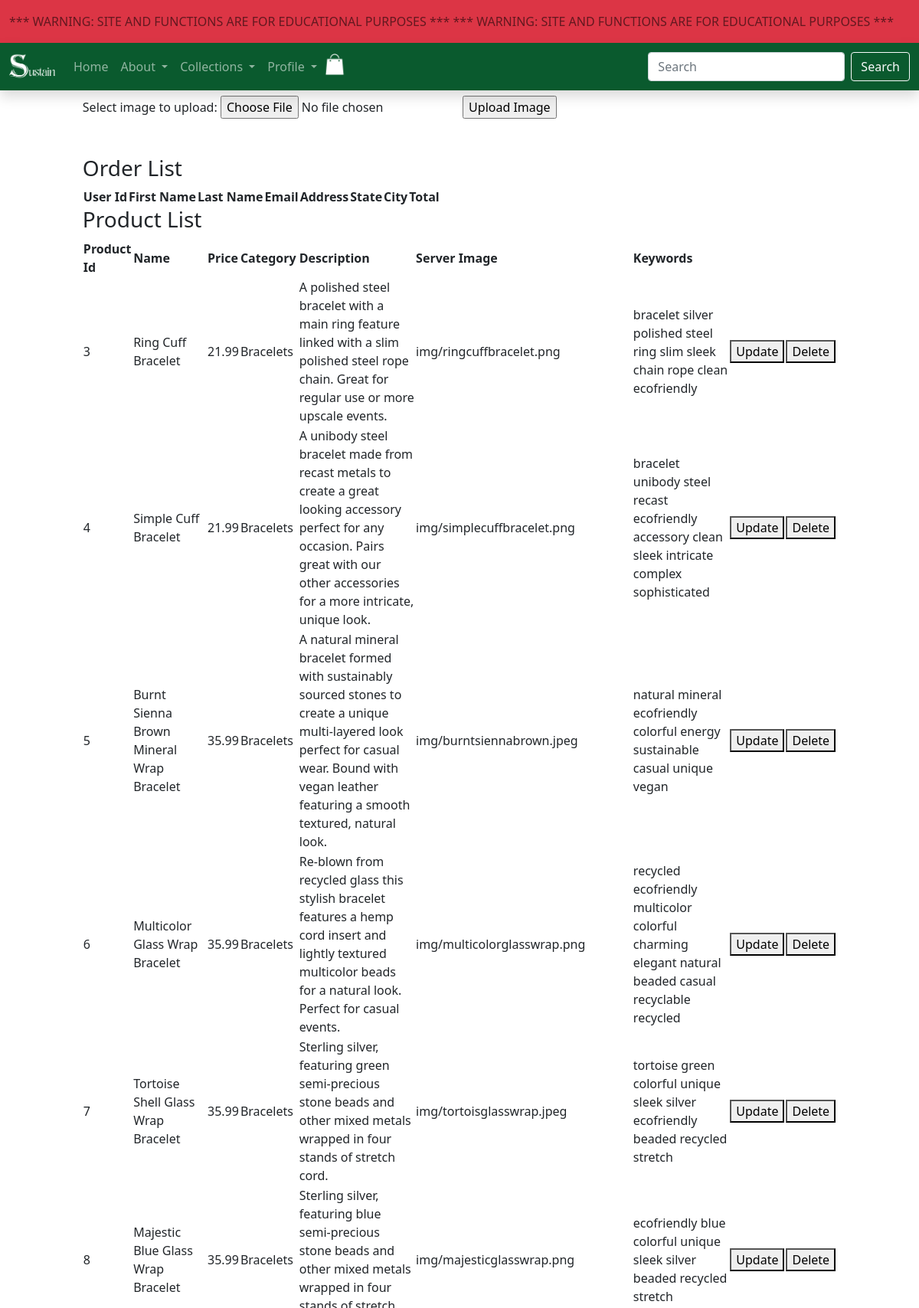
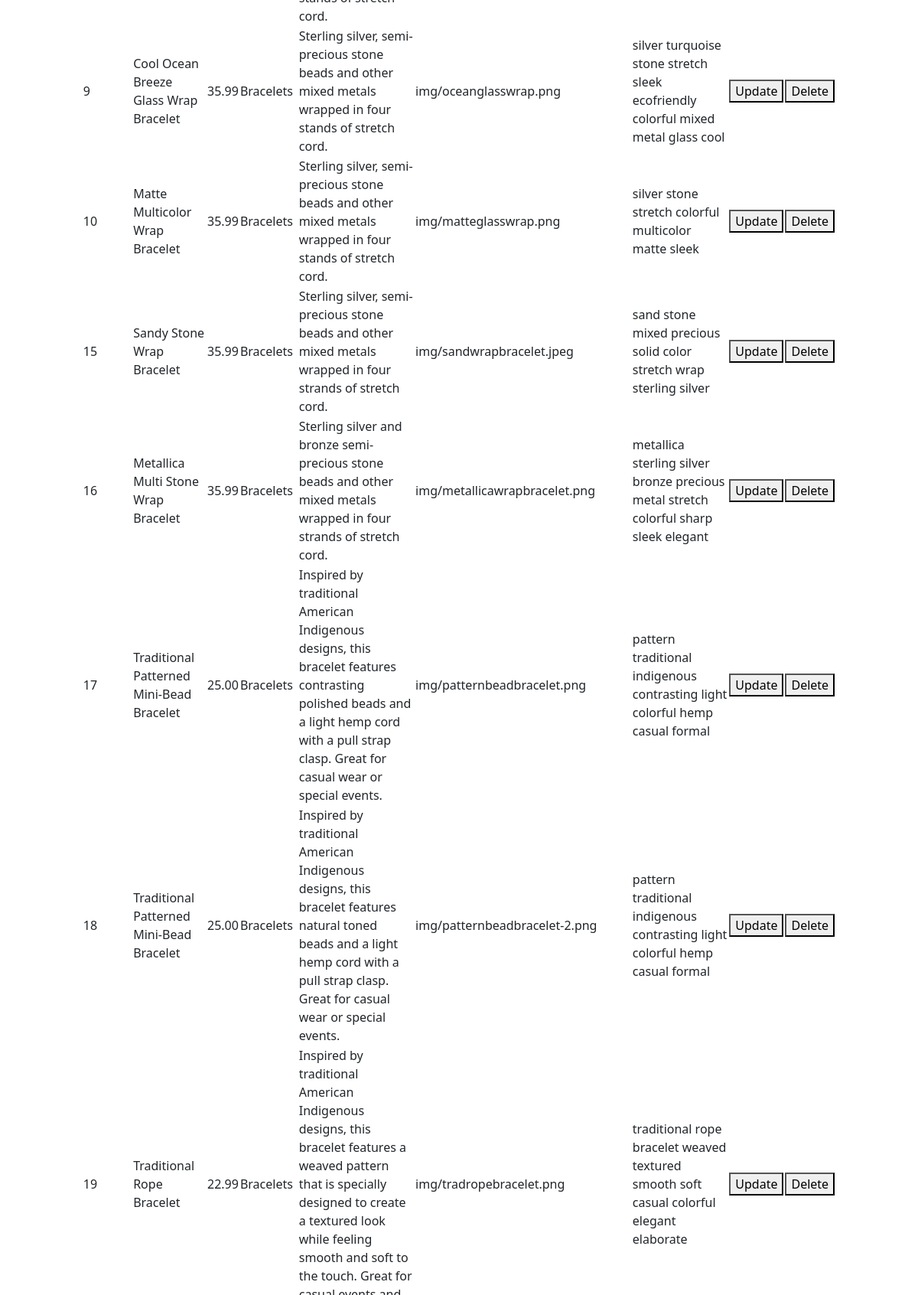
/admin.php (signed in, upper part), run on the app's committed database (2 pictures, top to bottom).
### tables this page shows
CREATE TABLE `products` (
  `productId` int(9) NOT NULL,
  `name` varchar(70) NOT NULL,
  `price` decimal(10,2) NOT NULL,
  `category` varchar(50) NOT NULL,
  `description` varchar(255) NOT NULL,
  `img` varchar(255) NOT NULL,
  `keywords` varchar(250) NOT NULL
);

### admin.php (the view, shortened to what this page needs)
<!DOCTYPE html>
<html>
<head>
    <link rel="stylesheet" href="assets/css/style.css">
</head>
<body class="">
    <?php include("warningBanner.php");?>
    <div class="row">
        <div class="col-md-1">
        </div>
        <div class="col-md-10">
            <div id="wrapper">
                <form action="upload.php" method="post" enctype="multipart/form-data">
                    Select image to upload:
                    <input type="file" name="fileToUpload" id="fileToUpload">
                    <input type="submit" value="Upload Image" name="submit">
                </form>
            </div>
            <br><br>
            <article class="">
            <h3>Order List</h3>
            <table>
                <tr>
                    <th>User Id</th>
                    <th>First Name</th>
                    <th>Last Name</th>
                    <th>Email</th>
                    <th>Address</th>
                    <th>State</th>
                    <th>City</th>
                    <th>Total</th>
                </tr>
            </table>
        </article>
        <article class="">
            <?php
                require_once("connect-db.php");
                $sql2 = "select * from products";
                $statement2 = $db->prepare($sql2);
                if($statement2->execute()){
                    $products=$statement2->fetchAll();
                }else{
                    $error="Error finding orders.";
                }
            ?>
            <h3>Product List</h3>
            <table>
                <tr>
                    <th>Product Id</th>
                    <th>Name</th>
                    <th>Price</th>
                    <th>Category</th>
                    <th>Description</th>
                    <th>Server Image</th>
                    <th>Keywords</th>
                </tr>
                <?php
                    foreach($products as $c){?>
                <tr>
                    <td><?php echo $c["productId"];?></td>
                    <td><?php echo $c["name"];?></td>
                    <td><?php echo $c["price"];?></td>
                    <td><?php echo $c["category"];?></td>
                    <td><?php echo $c["description"];?></td>
                    <td><?php echo $c["img"];?></td>
                    <td><?php echo $c["keywords"];?></td>
                    <td><form action="productUpdate.php" method="post">
                        <button type="submit">Update</button>
                        </form>
                    </td>
                    <td><form action="productDelete.php" method="post">
                        <button type="submit">Delete</button>
                        </form>
                    </td>
                </tr>
                   <?php } ?>
            </table>
        </article>
        </div>
        <div class="col-md-1">
        </div>
    </div>
</body>
</html>

### data on the page
products: productId "3", name "Ring Cuff Bracelet", price "21.99", category "Bracelets", description "A polished steel bracelet with a main ring feature linked with a slim polished steel rope chain. Great for regular use or more upscale events.", img "img/ringcuffbracelet.png", keywords "bracelet silver polished steel ring slim sleek chain rope clean ecofriendly"
products: productId "4", name "Simple Cuff Bracelet", price "21.99", category "Bracelets", description "A unibody steel bracelet made from recast metals to create a great looking accessory perfect for any occasion. Pairs great with our other accessories for a more intricate, unique look.", img "img/simplecuffbracelet.png", keywords "bracelet unibody steel recast ecofriendly accessory clean sleek intricate complex sophisticated"
products: productId "5", name "Burnt Sienna Brown Mineral Wrap Bracelet", price "35.99", category "Bracelets", description "A natural mineral bracelet formed with sustainably sourced stones to create a unique multi-layered look perfect for casual wear. Bound with vegan leather featuring a smooth textured, natural look.", img "img/burntsiennabrown.jpeg", keywords "natural mineral ecofriendly colorful energy sustainable casual unique vegan"
products: productId "6", name "Multicolor Glass Wrap Bracelet", price "35.99", category "Bracelets", description "Re-blown from recycled glass this stylish bracelet features a hemp cord insert and lightly textured multicolor beads for a natural look. Perfect for casual events.", img "img/multicolorglasswrap.png", keywords "recycled ecofriendly multicolor colorful charming elegant natural beaded casual recyclable recycled"
products: productId "7", name "Tortoise Shell Glass Wrap Bracelet", price "35.99", category "Bracelets", description "Sterling silver, featuring green semi-precious stone beads and other mixed metals wrapped in four stands of stretch cord.", img "img/tortoisglasswrap.jpeg", keywords "tortoise green colorful unique sleek silver ecofriendly beaded recycled stretch"
products: productId "8", name "Majestic Blue Glass Wrap Bracelet", price "35.99", category "Bracelets", description "Sterling silver, featuring blue semi-precious stone beads and other mixed metals wrapped in four stands of stretch cord.", img "img/majesticglasswrap.png", keywords "ecofriendly blue colorful unique sleek silver beaded recycled stretch"
products: productId "9", name "Cool Ocean Breeze Glass Wrap Bracelet", price "35.99", category "Bracelets", description "Sterling silver, semi-precious stone beads and other mixed metals wrapped in four stands of stretch cord.", img "img/oceanglasswrap.png", keywords "silver turquoise stone stretch sleek ecofriendly colorful mixed metal glass cool"
products: productId "10", name "Matte Multicolor Wrap Bracelet", price "35.99", category "Bracelets", description "Sterling silver, semi-precious stone beads and other mixed metals wrapped in four stands of stretch cord.", img "img/matteglasswrap.png", keywords "silver stone stretch colorful multicolor matte sleek"
products: productId "15", name "Sandy Stone Wrap Bracelet", price "35.99", category "Bracelets", description "Sterling silver, semi-precious stone beads and other mixed metals wrapped in four strands of stretch cord.", img "img/sandwrapbracelet.jpeg", keywords "sand stone mixed precious solid color stretch wrap sterling silver"
products: productId "16", name "Metallica Multi Stone Wrap Bracelet", price "35.99", category "Bracelets", description "Sterling silver and bronze semi-precious stone beads and other mixed metals wrapped in four strands of stretch cord.", img "img/metallicawrapbracelet.png", keywords "metallica sterling silver bronze precious metal stretch colorful sharp sleek elegant"
products: productId "17", name "Traditional Patterned Mini-Bead Bracelet", price "25.00", category "Bracelets", description "Inspired by traditional American Indigenous designs, this bracelet features contrasting polished beads and a light hemp cord with a pull strap clasp. Great for casual wear or special events.", img "img/patternbeadbracelet.png", keywords "pattern traditional indigenous contrasting light colorful hemp casual formal"
products: productId "18", name "Traditional Patterned Mini-Bead Bracelet", price "25.00", category "Bracelets", description "Inspired by traditional American Indigenous designs, this bracelet features natural toned beads and a light hemp cord with a pull strap clasp. Great for casual wear or special events.", img "img/patternbeadbracelet-2.png", keywords "pattern traditional indigenous contrasting light colorful hemp casual formal"
products: productId "19", name "Traditional Rope Bracelet", price "22.99", category "Bracelets", img "img/tradropebracelet.png", keywords "traditional rope bracelet weaved textured smooth soft casual colorful elegant elaborate"
